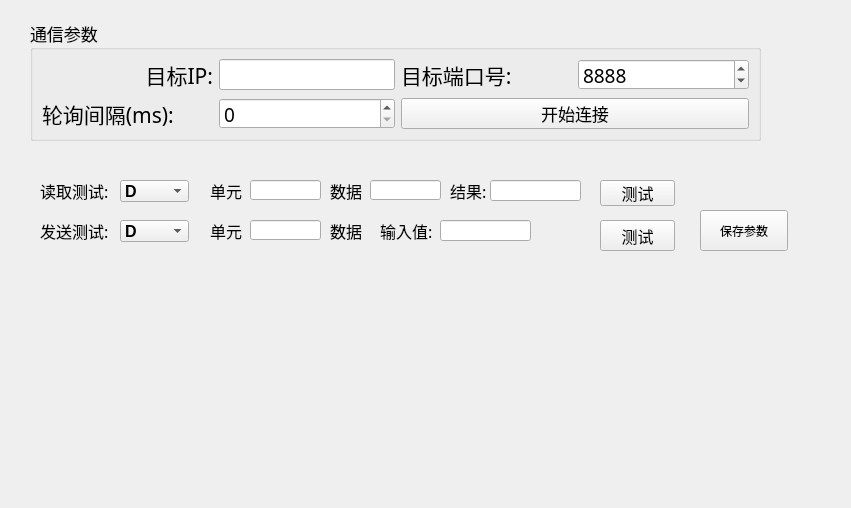
<?xml version="1.0" encoding="UTF-8"?>
<ui version="4.0">
 <class>PLC_MC</class>
 <widget class="QWidget" name="PLC_MC">
  <property name="geometry">
   <rect>
    <x>0</x>
    <y>0</y>
    <width>851</width>
    <height>508</height>
   </rect>
  </property>
  <property name="windowTitle">
   <string>Form</string>
  </property>
  <widget class="QLineEdit" name="StartPath">
   <property name="geometry">
    <rect>
     <x>250</x>
     <y>180</y>
     <width>71</width>
     <height>20</height>
    </rect>
   </property>
  </widget>
  <widget class="QLabel" name="label_11">
   <property name="geometry">
    <rect>
     <x>380</x>
     <y>220</y>
     <width>61</width>
     <height>21</height>
    </rect>
   </property>
   <property name="sizePolicy">
    <sizepolicy hsizetype="Preferred" vsizetype="Preferred">
     <horstretch>0</horstretch>
     <verstretch>0</verstretch>
    </sizepolicy>
   </property>
   <property name="font">
    <font>
     <family>微软雅黑</family>
     <pointsize>12</pointsize>
     <weight>50</weight>
     <bold>false</bold>
    </font>
   </property>
   <property name="text">
    <string>输入值:</string>
   </property>
  </widget>
  <widget class="QLabel" name="label_5">
   <property name="geometry">
    <rect>
     <x>40</x>
     <y>180</y>
     <width>81</width>
     <height>21</height>
    </rect>
   </property>
   <property name="sizePolicy">
    <sizepolicy hsizetype="Preferred" vsizetype="Preferred">
     <horstretch>0</horstretch>
     <verstretch>0</verstretch>
    </sizepolicy>
   </property>
   <property name="font">
    <font>
     <family>微软雅黑</family>
     <pointsize>12</pointsize>
     <weight>50</weight>
     <bold>false</bold>
    </font>
   </property>
   <property name="text">
    <string>读取测试:</string>
   </property>
  </widget>
  <widget class="QLabel" name="label_9">
   <property name="geometry">
    <rect>
     <x>210</x>
     <y>220</y>
     <width>41</width>
     <height>21</height>
    </rect>
   </property>
   <property name="sizePolicy">
    <sizepolicy hsizetype="Preferred" vsizetype="Preferred">
     <horstretch>0</horstretch>
     <verstretch>0</verstretch>
    </sizepolicy>
   </property>
   <property name="font">
    <font>
     <family>微软雅黑</family>
     <pointsize>12</pointsize>
     <weight>50</weight>
     <bold>false</bold>
    </font>
   </property>
   <property name="text">
    <string>单元</string>
   </property>
  </widget>
  <widget class="QLineEdit" name="lineEdit_3">
   <property name="geometry">
    <rect>
     <x>490</x>
     <y>180</y>
     <width>91</width>
     <height>21</height>
    </rect>
   </property>
  </widget>
  <widget class="QComboBox" name="comboBox_2">
   <property name="geometry">
    <rect>
     <x>120</x>
     <y>220</y>
     <width>69</width>
     <height>22</height>
    </rect>
   </property>
   <property name="font">
    <font>
     <family>Arial</family>
     <pointsize>12</pointsize>
     <weight>75</weight>
     <bold>true</bold>
    </font>
   </property>
   <item>
    <property name="text">
     <string>D</string>
    </property>
   </item>
   <item>
    <property name="text">
     <string>X</string>
    </property>
   </item>
   <item>
    <property name="text">
     <string>Y</string>
    </property>
   </item>
   <item>
    <property name="text">
     <string>M</string>
    </property>
   </item>
   <item>
    <property name="text">
     <string>ZR</string>
    </property>
   </item>
  </widget>
  <widget class="QLabel" name="label_10">
   <property name="geometry">
    <rect>
     <x>330</x>
     <y>220</y>
     <width>41</width>
     <height>21</height>
    </rect>
   </property>
   <property name="sizePolicy">
    <sizepolicy hsizetype="Preferred" vsizetype="Preferred">
     <horstretch>0</horstretch>
     <verstretch>0</verstretch>
    </sizepolicy>
   </property>
   <property name="font">
    <font>
     <family>微软雅黑</family>
     <pointsize>12</pointsize>
     <weight>50</weight>
     <bold>false</bold>
    </font>
   </property>
   <property name="text">
    <string>数据</string>
   </property>
  </widget>
  <widget class="QLabel" name="label_8">
   <property name="geometry">
    <rect>
     <x>450</x>
     <y>180</y>
     <width>41</width>
     <height>21</height>
    </rect>
   </property>
   <property name="sizePolicy">
    <sizepolicy hsizetype="Preferred" vsizetype="Preferred">
     <horstretch>0</horstretch>
     <verstretch>0</verstretch>
    </sizepolicy>
   </property>
   <property name="font">
    <font>
     <family>微软雅黑</family>
     <pointsize>12</pointsize>
     <weight>50</weight>
     <bold>false</bold>
    </font>
   </property>
   <property name="text">
    <string>结果:</string>
   </property>
  </widget>
  <widget class="QComboBox" name="comboBox">
   <property name="geometry">
    <rect>
     <x>120</x>
     <y>180</y>
     <width>69</width>
     <height>22</height>
    </rect>
   </property>
   <property name="font">
    <font>
     <family>Arial</family>
     <pointsize>12</pointsize>
     <weight>75</weight>
     <bold>true</bold>
    </font>
   </property>
   <item>
    <property name="text">
     <string>D</string>
    </property>
   </item>
   <item>
    <property name="text">
     <string>X</string>
    </property>
   </item>
   <item>
    <property name="text">
     <string>Y</string>
    </property>
   </item>
   <item>
    <property name="text">
     <string>M</string>
    </property>
   </item>
   <item>
    <property name="text">
     <string>ZR</string>
    </property>
   </item>
  </widget>
  <widget class="QGroupBox" name="groupBox">
   <property name="geometry">
    <rect>
     <x>30</x>
     <y>20</y>
     <width>731</width>
     <height>121</height>
    </rect>
   </property>
   <property name="font">
    <font>
     <family>微软雅黑</family>
     <pointsize>13</pointsize>
     <weight>50</weight>
     <bold>false</bold>
    </font>
   </property>
   <property name="title">
    <string>通信参数</string>
   </property>
   <layout class="QGridLayout" name="gridLayout_2">
    <item row="0" column="0">
     <layout class="QGridLayout" name="gridLayout">
      <property name="horizontalSpacing">
       <number>6</number>
      </property>
      <property name="verticalSpacing">
       <number>8</number>
      </property>
      <item row="0" column="0">
       <widget class="QLabel" name="label">
        <property name="font">
         <font>
          <family>微软雅黑</family>
          <pointsize>16</pointsize>
          <weight>50</weight>
          <bold>false</bold>
         </font>
        </property>
        <property name="text">
         <string>目标IP:</string>
        </property>
        <property name="alignment">
         <set>Qt::AlignRight|Qt::AlignTrailing|Qt::AlignVCenter</set>
        </property>
       </widget>
      </item>
      <item row="0" column="1">
       <widget class="QLineEdit" name="PLC_IP">
        <property name="sizePolicy">
         <sizepolicy hsizetype="Preferred" vsizetype="Fixed">
          <horstretch>0</horstretch>
          <verstretch>0</verstretch>
         </sizepolicy>
        </property>
        <property name="maximumSize">
         <size>
          <width>16777215</width>
          <height>16777215</height>
         </size>
        </property>
        <property name="font">
         <font>
          <family>微软雅黑</family>
          <pointsize>14</pointsize>
          <weight>50</weight>
          <bold>false</bold>
         </font>
        </property>
        <property name="text">
         <string/>
        </property>
       </widget>
      </item>
      <item row="0" column="2">
       <widget class="QLabel" name="label_2">
        <property name="font">
         <font>
          <family>微软雅黑</family>
          <pointsize>16</pointsize>
          <weight>50</weight>
          <bold>false</bold>
         </font>
        </property>
        <property name="text">
         <string>目标端口号:</string>
        </property>
       </widget>
      </item>
      <item row="0" column="3">
       <widget class="QSpinBox" name="PLC_Port">
        <property name="sizePolicy">
         <sizepolicy hsizetype="Preferred" vsizetype="Fixed">
          <horstretch>0</horstretch>
          <verstretch>0</verstretch>
         </sizepolicy>
        </property>
        <property name="font">
         <font>
          <family>微软雅黑</family>
          <pointsize>14</pointsize>
          <weight>50</weight>
          <bold>false</bold>
         </font>
        </property>
        <property name="maximum">
         <number>9999</number>
        </property>
        <property name="value">
         <number>8888</number>
        </property>
       </widget>
      </item>
      <item row="1" column="0">
       <widget class="QLabel" name="label_3">
        <property name="font">
         <font>
          <family>微软雅黑</family>
          <pointsize>16</pointsize>
          <weight>50</weight>
          <bold>false</bold>
         </font>
        </property>
        <property name="text">
         <string>轮询间隔(ms):</string>
        </property>
       </widget>
      </item>
      <item row="1" column="1">
       <widget class="QSpinBox" name="PLC_ReadTime">
        <property name="sizePolicy">
         <sizepolicy hsizetype="Preferred" vsizetype="Fixed">
          <horstretch>0</horstretch>
          <verstretch>0</verstretch>
         </sizepolicy>
        </property>
        <property name="font">
         <font>
          <family>微软雅黑</family>
          <pointsize>14</pointsize>
          <weight>50</weight>
          <bold>false</bold>
         </font>
        </property>
        <property name="maximum">
         <number>9999</number>
        </property>
       </widget>
      </item>
      <item row="1" column="2" colspan="2">
       <widget class="QPushButton" name="PLC_Connet">
        <property name="sizePolicy">
         <sizepolicy hsizetype="Preferred" vsizetype="Preferred">
          <horstretch>0</horstretch>
          <verstretch>0</verstretch>
         </sizepolicy>
        </property>
        <property name="font">
         <font>
          <family>微软雅黑</family>
          <pointsize>13</pointsize>
          <weight>50</weight>
          <bold>false</bold>
         </font>
        </property>
        <property name="text">
         <string>开始连接</string>
        </property>
       </widget>
      </item>
     </layout>
    </item>
   </layout>
  </widget>
  <widget class="QLineEdit" name="lineEdit_5">
   <property name="geometry">
    <rect>
     <x>250</x>
     <y>220</y>
     <width>71</width>
     <height>20</height>
    </rect>
   </property>
  </widget>
  <widget class="QLabel" name="label_12">
   <property name="geometry">
    <rect>
     <x>40</x>
     <y>220</y>
     <width>81</width>
     <height>21</height>
    </rect>
   </property>
   <property name="sizePolicy">
    <sizepolicy hsizetype="Preferred" vsizetype="Preferred">
     <horstretch>0</horstretch>
     <verstretch>0</verstretch>
    </sizepolicy>
   </property>
   <property name="font">
    <font>
     <family>微软雅黑</family>
     <pointsize>12</pointsize>
     <weight>50</weight>
     <bold>false</bold>
    </font>
   </property>
   <property name="text">
    <string>发送测试:</string>
   </property>
  </widget>
  <widget class="QLabel" name="label_6">
   <property name="geometry">
    <rect>
     <x>210</x>
     <y>180</y>
     <width>41</width>
     <height>21</height>
    </rect>
   </property>
   <property name="sizePolicy">
    <sizepolicy hsizetype="Preferred" vsizetype="Preferred">
     <horstretch>0</horstretch>
     <verstretch>0</verstretch>
    </sizepolicy>
   </property>
   <property name="font">
    <font>
     <family>微软雅黑</family>
     <pointsize>12</pointsize>
     <weight>50</weight>
     <bold>false</bold>
    </font>
   </property>
   <property name="text">
    <string>单元</string>
   </property>
  </widget>
  <widget class="QPushButton" name="MC_Send">
   <property name="geometry">
    <rect>
     <x>600</x>
     <y>220</y>
     <width>75</width>
     <height>31</height>
    </rect>
   </property>
   <property name="sizePolicy">
    <sizepolicy hsizetype="Preferred" vsizetype="Preferred">
     <horstretch>0</horstretch>
     <verstretch>0</verstretch>
    </sizepolicy>
   </property>
   <property name="font">
    <font>
     <family>微软雅黑</family>
     <pointsize>12</pointsize>
     <weight>50</weight>
     <bold>false</bold>
    </font>
   </property>
   <property name="text">
    <string>测试</string>
   </property>
  </widget>
  <widget class="QLabel" name="label_7">
   <property name="geometry">
    <rect>
     <x>330</x>
     <y>180</y>
     <width>41</width>
     <height>21</height>
    </rect>
   </property>
   <property name="sizePolicy">
    <sizepolicy hsizetype="Preferred" vsizetype="Preferred">
     <horstretch>0</horstretch>
     <verstretch>0</verstretch>
    </sizepolicy>
   </property>
   <property name="font">
    <font>
     <family>微软雅黑</family>
     <pointsize>12</pointsize>
     <weight>50</weight>
     <bold>false</bold>
    </font>
   </property>
   <property name="text">
    <string>数据</string>
   </property>
  </widget>
  <widget class="QLineEdit" name="lineEdit_4">
   <property name="geometry">
    <rect>
     <x>440</x>
     <y>220</y>
     <width>91</width>
     <height>21</height>
    </rect>
   </property>
  </widget>
  <widget class="QPushButton" name="MC_Read">
   <property name="geometry">
    <rect>
     <x>600</x>
     <y>180</y>
     <width>75</width>
     <height>26</height>
    </rect>
   </property>
   <property name="sizePolicy">
    <sizepolicy hsizetype="Preferred" vsizetype="Preferred">
     <horstretch>0</horstretch>
     <verstretch>0</verstretch>
    </sizepolicy>
   </property>
   <property name="font">
    <font>
     <family>微软雅黑</family>
     <pointsize>12</pointsize>
     <weight>50</weight>
     <bold>false</bold>
    </font>
   </property>
   <property name="text">
    <string>测试</string>
   </property>
  </widget>
  <widget class="QLineEdit" name="numdata">
   <property name="geometry">
    <rect>
     <x>370</x>
     <y>180</y>
     <width>71</width>
     <height>20</height>
    </rect>
   </property>
  </widget>
  <widget class="QPushButton" name="SavePLCIP_Port">
   <property name="geometry">
    <rect>
     <x>700</x>
     <y>210</y>
     <width>88</width>
     <height>41</height>
    </rect>
   </property>
   <property name="text">
    <string>保存参数</string>
   </property>
  </widget>
 </widget>
 <resources/>
 <connections/>
</ui>
